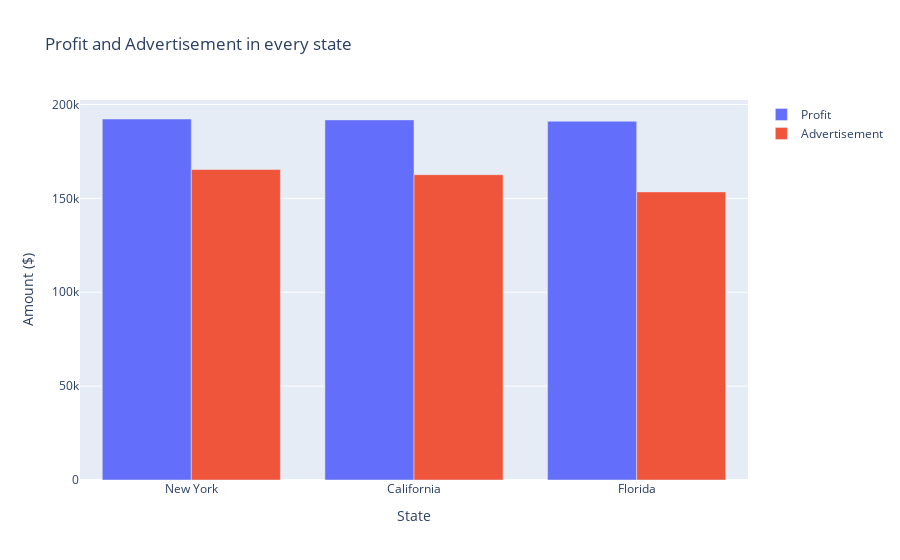

The notebook cell this image was saved under:
### Code cell
# Visualizing profit and advertisement spend by state using a grouped bar chart
State = marketing_data.State.unique()
x0 = marketing_data['Profit']
x1 = marketing_data['Advertisement Spend']

fig = go.Figure(data=[
    go.Bar(name='Profit', x=State, y=x0),
    go.Bar(name='Advertisement', x=State, y=x1)
])
fig.update_layout(barmode='group')
fig.update_layout(
    title='Profit and Advertisement in every state',
    xaxis_title='State',
    yaxis_title='Amount ($)'
)
fig.show()

### Figure 1 — Plotly figure (JSON) as saved in the notebook; plotly's stock layout.template omitted (floating-point values rounded to 4 significant figures)
{"data": [{"name": "Profit", "type": "bar", "x": ["New York", "California", "Florida"], "y": [192300.0, 191800.0, 191100.0, 182900.0, 166200.0, 157000.0, 156100.0, 155800.0, 152200.0, 149800.0, 146100.0, 144300.0, 141600.0, 134300.0, 132600.0, 129900.0, 127000.0, 125400.0, 124300.0, 122800.0, 118500.0, 111300.0, 110400.0, 108700.0, 108600.0, 107400.0, 105700.0, 105000.0, 103300.0, 101000.0, 99940.0, 97480.0, 97430.0, 96780.0, 96710.0, 96480.0, 90710.0, 89950.0, 81230.0, 81010.0, 78240.0, 77800.0, 71500.0, 69760.0, 65200.0, 64930.0, 49490.0, 42560.0, 35670.0, 14680.0]}, {"name": "Advertisement", "type": "bar", "x": ["New York", "California", "Florida"], "y": [165300.0, 162600.0, 153400.0, 144400.0, 142100.0, 131900.0, 134600.0, 130300.0, 120500.0, 123300.0, 101900.0, 100700.0, 93860.0, 91990.0, 119900.0, 114500.0, 78010.0, 94660.0, 91750.0, 86420.0, 76250.0, 78390.0, 73990.0, 67530.0, 77040.0, 64660.0, 75330.0, 72110.0, 66050.0, 65610.0, 61990.0, 61140.0, 63410.0, 55490.0, 46430.0, 46010.0, 28660.0, 44070.0, 20230.0, 38560.0, 28750.0, 27890.0, 23640.0, 15510.0, 22180.0, 1000.0, 1315.0, 0, 542.0, 0]}], "layout": {"barmode": "group", "title": {"text": "Profit and Advertisement in every state"}, "xaxis": {"title": {"text": "State"}}, "yaxis": {"title": {"text": "Amount ($)"}}}}
